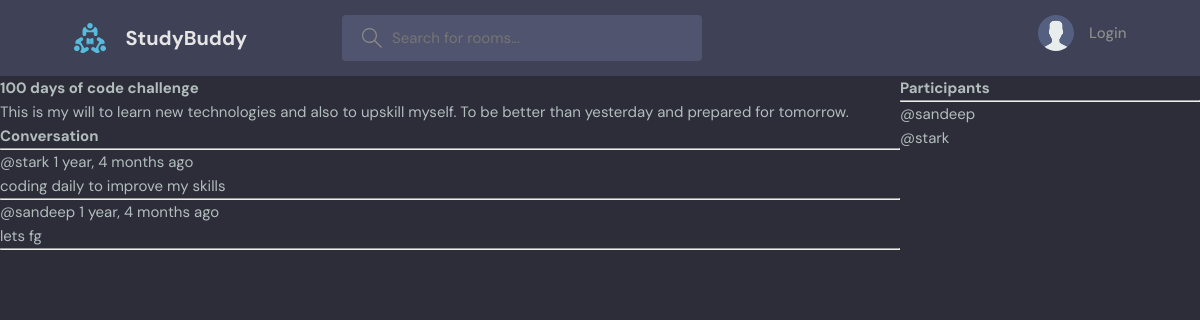
Page /room/2/ on the committed database.
### base/models.py (models this page shows, shortened)
class Room(models.Model):
    host = models.ForeignKey(User, on_delete=models.SET_NULL, null=True)
    topic = models.ForeignKey(Topic, on_delete=models.SET_NULL, null=True)
    name = models.CharField(max_length=200)
    description = models.TextField(null=True, blank=True)
    participants = models.ManyToManyField(User, related_name='participants')
    updated = models.DateTimeField(auto_now=True)
    created = models.DateTimeField(auto_now_add=True)
    class Meta:
        ordering = ['-updated', '-created']

class Message(models.Model):
    user = models.ForeignKey(User, on_delete=models.CASCADE)
    room = models.ForeignKey(Room, on_delete=models.CASCADE)
    body = models.TextField()
    updated = models.DateTimeField(auto_now=True)
    created = models.DateTimeField(auto_now_add=True)
    class Meta:
        ordering = ['-updated', '-created']

### base/views.py (the view, shortened to what this page needs)
# urls.py: path('room/<str:pk>/', views.room, name="room"),
def room(request, pk):
    room = Room.objects.get(id=pk)
    room_messages = room.message_set.all().order_by('-created')
    participants = room.participants.all()
    context = {'room': room, 'room_messages': room_messages,
               'participants': participants}
    return render(request, 'base/room.html', context)

### base/templates/base/room.html (shortened to what this page needs)
{%extends 'main.html'%}
{%block content%}
<div class="room-container">
    <div>
        <h1>{{room.name}}</h1>
        <p>{{room.description}}</p>
        <div class="comment-wrapper">
            <h3>Conversation</h3>
            <hr>
            {% for message in room_messages%}
                <div>
                    <small>@{{message.user}}  {{message.created|timesince}} ago</small>
                    <p>{{message.body}}</p>
                    <hr>
                </div>
            {%endfor%}
        </div>
    </div>
    <div>
        <h3>Participants</h3>
        <hr>
        {% for user in participants %}
            <div>
                <p>@{{user.username}}</p>
            </div>
        {% endfor %}
    </div>
</div>
{%endblock content%}

### static/styles/style.css (style rules this page uses)
:root { --color-main: #71c6dd; --color-main-light: #e1f6fb; --color-dark: #3f4156; --color-dark-medium: #51546e; --color-dark-light: #696d97; --color-light: #e5e5e5; --color-gray: #8b8b8b; --color-light-gray: #b2bdbd; --color-bg: #2d2d39; --color-success: #5dd693; --color-error: #fc4b0b; }
* { font-family: "DM Sans", -apple-system, BlinkMacSystemFont, "Segoe UI", Roboto, Oxygen, Ubuntu, Cantarell, "Open Sans", "Helvetica Neue", sans-serif; margin: 0; padding: 0; box-sizing: border-box; text-rendering: optimizeLegibility; font-size: inherit; }
html { font-size: 56.25%; }
@media only screen and (min-width: 1200px) { html { font-size: 62.5%; } }
body { line-height: 1.6; font-weight: 400; font-size: 1.5rem; color: var(--color-light-gray); background-color: var(--color-bg); min-height: 100vh; }

### base/templates/base/room.html (style rules this page uses)
.room-container { display: grid; grid-template-columns: 3fr 1fr; }

### rows in the picture
Room: name "100 days of code challenge", description "This is my will to learn new technologies and also to upskill myself. To be better than yesterday and prepared for tomorrow."
Message: user "stark", created "1 year, 4 months", body "coding daily to improve my skills"
Message: user "sandeep", created "1 year, 4 months", body "lets fg"

### other values in the picture
{{ user.username }} "sandeep"
{{ user.username }} "stark"
